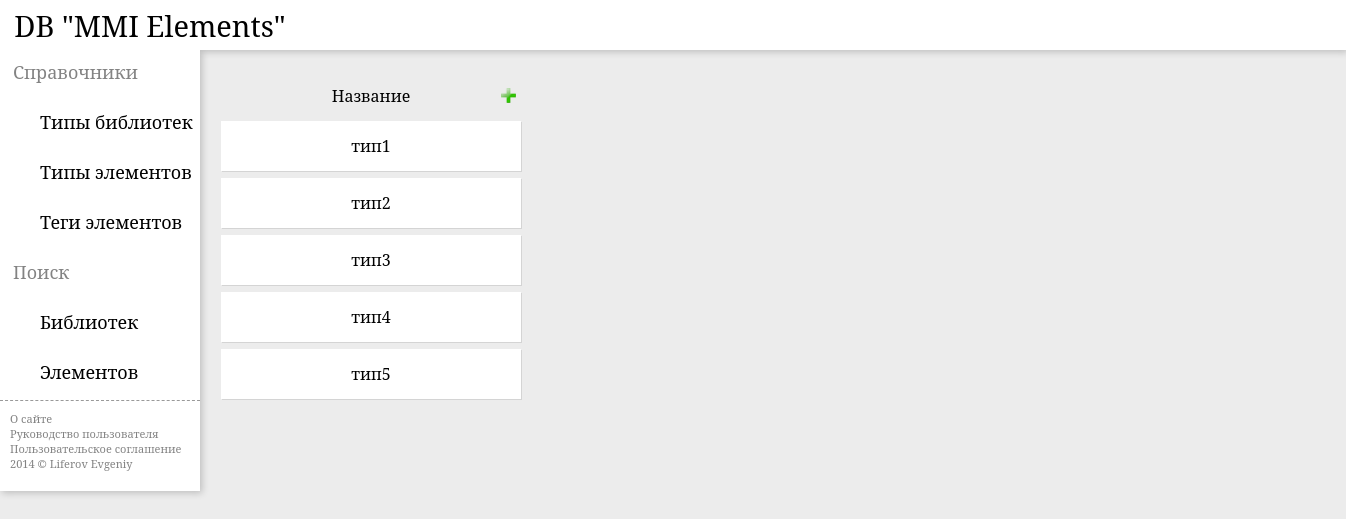
Screenshot of /type_elements.php with the database file from the repository.
### tables this page shows
CREATE TABLE `element_types` (
  `id` int(11) NOT NULL,
  `name` varchar(50) NOT NULL
);

### type_elements.php (the view, shortened to what this page needs)
<!doctype html>
<html>
    <head>
        <?php include_once('link.php') ?>
    </head>
    <body>
<?php
$edit = empty($_GET['edit'])?'':(int)$_GET['edit'];
$update = empty($_GET['update'])?'':(int)$_GET['update'];
$add = empty($_GET['add'])?'':(int)$_GET['add'];
$insert = empty($_GET['insert'])?'':(int)$_GET['insert'];
$del = empty($_GET['del'])?'':(int)$_GET['del'];
$l = empty($_GET['l'])?'':(int)$_GET['l'];
include 'top.php' ?>
<div class="mid">
<?php include 'menu.php'; ?>
<div class="table">
<div class="table1">
<?php
if($insert != NULL) {include "type_elements_insert.php";} else {
if($add != NULL) {include "type_elements_add.php";} else {
if($l != NULL) {
if($edit != NULL) {include "type_elements_edit.php";}
else {
if($update != NULL) {include "type_elements_update.php";}
else {
if($del != NULL) {include "type_elements_del.php";}
else {
include "type_elements_edit.php";}}}}
else {
$query = mysql_query(
	"SELECT
	`element_types`.`id` AS `elem_types_id`,
	`element_types`.`name` AS `elem_types_name`
	FROM `element_types`
	");
	$row = mysql_fetch_array($query);
echo	"<div class='t_e'>
		<div class='t_e_name'>Название</div>
		<a href='?add=1'><div class='t_e_add'></div></a>";
	do
	{
	echo "
	<a href='?l=".$row['elem_types_id']."'>
	<div class='t_e1'>
	<div class='t_e_name1'>".$row['elem_types_name']."</div>
	</div>
	</a>
	";
	}
	while ($row = mysql_fetch_array($query));
	}
	}
	}
?>
</div>
</div>
</div>
    </body>
</html>

### style.css (style rules this page uses)
a { text-decoration:none; color:#000 }
body { margin:0; font-family:'Noto Serif',sans-serif; background: #ECECEC; }
.mid { width:1336px; display:table; overflow:hidden; min-height:500px; }
.table { width:1010px; height: 100%; display:table; max-width: 1000px; position: relative; overflow:visible }
.table1 { margin-bottom: 10px; }
.t_e { background: #ECECEC; margin-left: 21px; margin-top: 21px; width:300px; display:table; }
.t_e1 { width:300px; height:50px; background: #fff; margin-top:7px; box-shadow: 1px 1px 0 rgba(0,0,0,.1); display:table; }
.t_e_name { width:300px; font-size:16px; line-height: 50px; vertical-align: middle; text-align:center; float:left; }
.t_e_name1 { width:300px; font-size:16px; line-height: 50px; vertical-align: middle; text-align:center; float:left; }
.t_e_add { position: absolute; margin-left:280px; margin-top:17px; height:15px; width:15px; vertical-align: middle; background: url(images/icon/add.png) 100% 100% no-repeat; background-size: cover; }

### rows the page displays
element_types: name "тип1"
element_types: name "тип2"
element_types: name "тип3"
element_types: name "тип4"
element_types: name "тип5"
